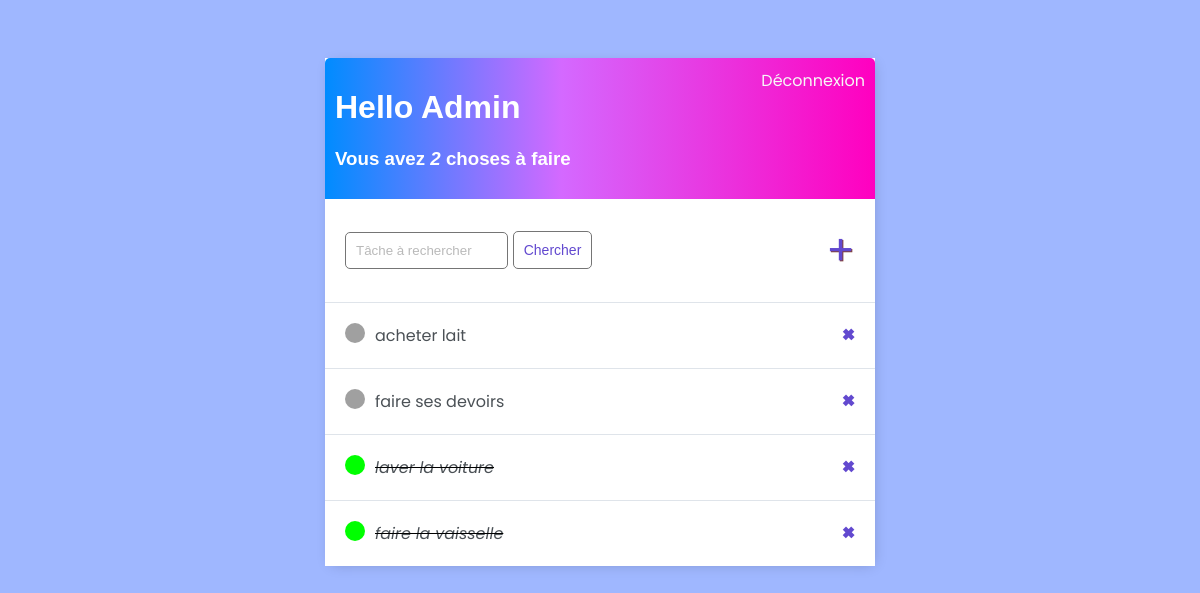
The app's page / (signed in), older data.
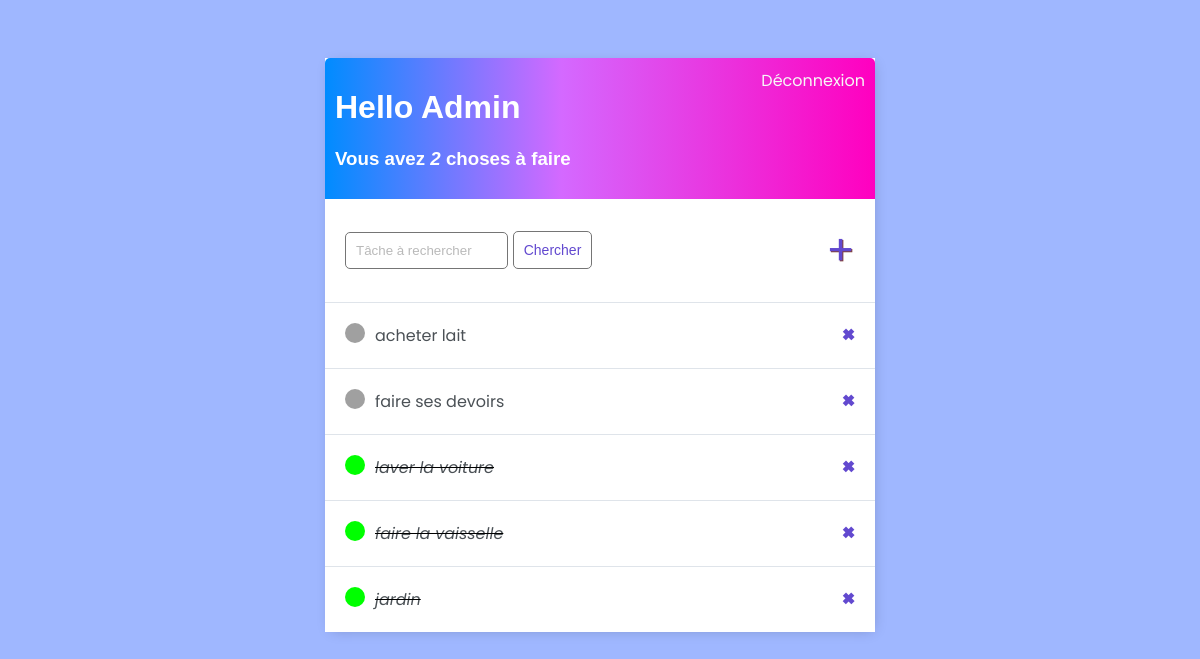
The same page, newer data.
### todo/models.py (models this page shows)
class Task(models.Model):
    user = models.ForeignKey(User, on_delete=models.CASCADE, null=True, blank=True)
    title = models.CharField(max_length=200, null=True)
    description = models.TextField(null=True, blank=True)
    complete = models.BooleanField(default=False)
    created = models.DateTimeField(auto_now_add=True, null=True, blank=True)
    def __str__(self):
        return self.title
    class Meta:
        ordering = ['complete']

### todo/views.py (the view)
# urls.py: path('', TaskList.as_view(), name='task'),
class TaskList(LoginRequiredMixin, ListView):
    model = Task
    context_object_name = 'task'
    def get_context_data(self, **kwargs):
        context = super().get_context_data(**kwargs)
        context['task'] = context['task'].filter(user=self.request.user)
        context['count'] = context['task'].filter(complete=False).count()
        search_input = self.request.GET.get('search-area') or ''
        if search_input:
            context['task'] = context['task'].filter(title__icontains=search_input)
            context['search_input'] = search_input
        return context

### todo/templates/todo/task_list.html
{% extends 'todo/main.html' %}
{% block content %}
<div class="header-bar">
  <div>
    <h1>Hello {{ request.user|title }}</h1>
    <h3>Vous avez <i>{{ count }}</i> chose{{ count|pluralize:'s' }} à faire</h3>
  </div>
  {% if request.user.is_authenticated %}
  <a href="{% url 'logout' %}">Déconnexion</a>
</div>
{% else %}
  <a href="{% url 'login' %}">Connexion</a>
{% endif %}
<div id="search-add-wrapper">
  <form action="" method="get">
    <input type="text" name="search-area" placeholder="Tâche à rechercher"/>
    <input class="button" type="submit" value="Chercher" />
  </form>
  <a id="add-link" href="{% url 'task-create' %}">&#x2b;</a>
</div>
<div class="task-items-wrapper">
  {% for tasks in task %}
  <div class="task-wrapper">
    {% if tasks.complete %}
    <div class="task-title">
      <div class="task-complete-icon"></div>
        <i><s><a href="{% url 'task-update' tasks.id %}">{{ tasks }}</a></s></i>
    </div>
        <a class="delete-link" href="{% url 'task-delete' tasks.id %}">&#215;</a>
    {% else %}
    <div class="task-title">
      <div class="task-incomplete-icon"></div>
      <a href="{% url 'task-update' tasks.id %}">{{ tasks }}</a>
    </div>
    <a class="delete-link" href="{% url 'task-delete' tasks.id %}">&#215;</a>
    {% endif %}
  </div>
  {% empty %}
  <h3>Pas d'éléments dans la liste</h3>
  <a href="{% url 'task-create' %}">Ajouter une nouvelle tâche</a>
  {% endfor %}
</div>
{% endblock content %}

### todo/templates/todo/main.html (shortened to what this page needs)
<!DOCTYPE html>
<html lang="en">
  <head>
  </head>
  <body>
    <div class="container">
      {% block content %}
      {% endblock content %}
    </div>
  </body>
</html>

### todo/templates/todo/main.html (style rules this page uses)
body { background-color: #9FB7FF; font-family: 'Poppins', sans-serif; padding-top: 50px; }
.container { max-width: 550px; margin: auto; background-color: #fff; box-shadow: 2px 2px 13px -4px rgba(0, 0, 0, 0.21); }
.header-bar { display: flex; justify-content: space-between; color: #fff; padding: 10px; border-radius: 5px 5px 0 0; background: linear-gradient(90deg, #008cff 0%, #d469ff 43%, #ff00bf 100%); }
h1, h2, h3, h4, h5, h6 { font-family: 'Raleway', sans-serif; }
.task-wrapper { display: flex; align-items: center; justify-content: space-between; background-color: #fff; border-top: 1px solid #dfe4ea; overflow: hidden; }
.task-title { display: flex; padding: 20px; }
.task-title a { text-decoration: none; color: #4b5156; margin-left: 10px; }
.task-complete-icon { height: 20px; width: 20px; background-color: rgb(0, 255, 0); border-radius: 50%; }
.task-incomplete-icon { height: 20px; width: 20px; background-color: rgb(160, 160, 160); border-radius: 50%; }
.delete-link { text-decoration: none; font-weight: 900; color: #6249cf; font-size: 22px; line-height: 0; padding: 20px 20px; }
.header-bar a { color: rgb(247, 247, 247); text-decoration: none; }
#search-add-wrapper { display: flex; justify-content: space-between; align-items: center; padding: 20px; }
input[type=text], input[type=password], textarea { border: 1px solid #757575; border-radius: 5px; padding: 10px; width: 50%; }
::placeholder { font-weight: 300; opacity: 0.5; }
.button { border: 1px solid #757575; background-color: #fff; color: #6249cf; padding: 10px; font-size: 14px; border-radius: 5px; cursor: pointer; text-decoration: none; }
#add-link { color: #6249cf; text-decoration: none; font-size: 42px; text-shadow: 1px 1px #81413b; }

Row changes from the older to the newer data that the page shows:
added Task: title "jardin"
